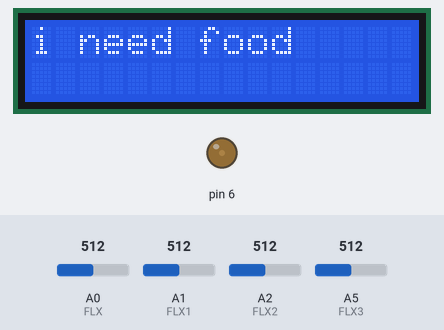
Simulated run of this sketch. Board: Arduino Uno, built with avr-gcc and run on an emulated ATmega328P. Shown: 16×2 character LCD, output pins drawn as LEDs (lit = HIGH). The test bench sets the inputs (shaded band); at power-on: A0 (FLX) = 512, A1 (FLX1) = 512, A2 (FLX2) = 512, A5 (FLX3) = 512. What the sketch prints to the serial monitor is not drawn.

Above: at 2.2 s.
2.3 s: A0 (FLX) set to 23
9.0 s: A0 (FLX) set to 19
At 13.6 s:
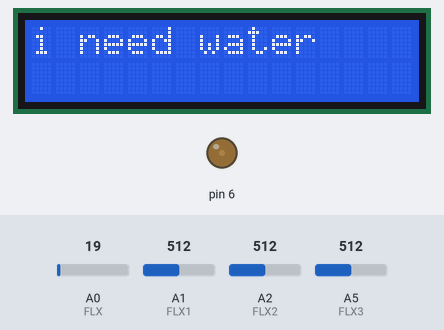
15.7 s: A1 (FLX1) set to 22
22.4 s: A1 (FLX1) set to 18
At 25.5 s:
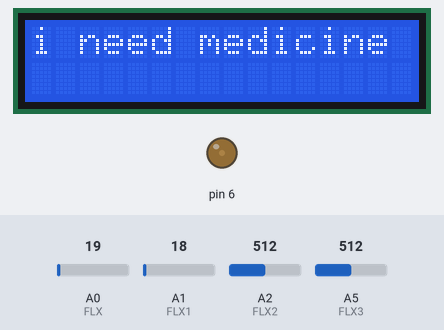
29.1 s: A2 (FLX2) set to 22
35.8 s: A2 (FLX2) set to 18
At 37.7 s:
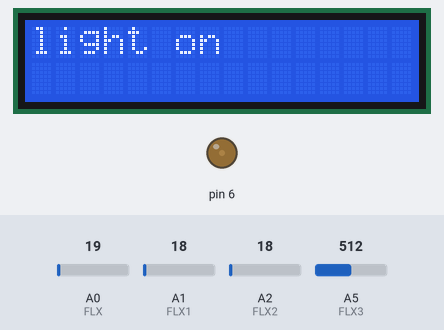
Timing chart, 0 to 39.2 s (numbered marks = the images above; inputs shaded):
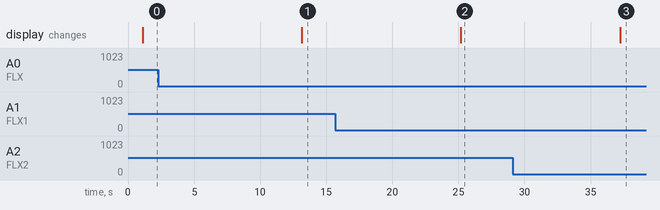

The sketch:

FINAL_PROGRAM.ino
```cpp
#include <SoftwareSerial.h>
#include <LiquidCrystal.h>
int Contrast=30;
const int rs = 12, en = 11, d4 = 5, d5 = 4, d6 = 3, d7 = 2;
LiquidCrystal lcd(rs, en, d4, d5, d6, d7);
#define RX 10 //tx of blu
#define TX 9 //rx of blu
SoftwareSerial BluetoothSerial(RX,TX);


#define FLX A0
#define FLX1 A1
#define FLX2 A2
#define FLX3 A5


int a,b,c,d;
void setup() {
// put your setup code here, to run once:
analogWrite(6,Contrast);
Serial.begin(9600);
BluetoothSerial.begin(9600);
lcd.begin(16, 2);
lcd.print("device is ready");
delay(1000);
pinMode(FLX,INPUT);
pinMode(FLX1,INPUT);
pinMode(FLX2,INPUT);
pinMode(FLX3,INPUT);
BluetoothSerial.println("device is ready");
lcd.print("device is ready ");


}
void loop() {
// put your main code here, to run repeatedly:
a=analogRead(FLX);
b=analogRead(FLX1);
c=analogRead(FLX2);
d=analogRead(FLX3);
Serial.print("a");
Serial.print(a);
Serial.print(" b");
Serial.print(b);
Serial.print(" c");
Serial.print(c);
Serial.print(" d");
Serial.println(d);

if(a>20)
{
    BluetoothSerial.println("i need food");
lcd.clear();
lcd.print("i need food");
delay(3000);
}
else if(b>20)
{
    BluetoothSerial.println("i need water");
lcd.clear();
lcd.print("i need water");
delay(3000);
}
else if(c>20)
{
    BluetoothSerial.println("i need medicine");
lcd.clear();
lcd.print("i need medicine");

}


else if( d>127)
{
  BluetoothSerial.println("light on");
lcd.clear();
lcd.print("light on");

}
else if(a>40 && b>20)
{

lcd.clear();
lcd.print("fan off");
delay(3000);
}

delay(3000);
// delay(1000);
}
```

Measured:
- the behaviour switches between 21 and 20 on A0 (FLX) (found by bisection; images 0 and 1)
- the behaviour switches between 21 and 20 on A1 (FLX1) (found by bisection; images 1 and 2)
- the behaviour switches between 21 and 20 on A2 (FLX2) (found by bisection; images 2 and 3)
- after the input at 2.3 s, every drawn part: stays the same
- after the input at 9.0 s, the display: changes after 4.1 s (image 1)
- after the input at 15.7 s, every drawn part: stays the same
- after the input at 22.4 s, the display: changes after 2.8 s (image 2)
- after the input at 29.1 s, every drawn part: stays the same
- after the input at 35.8 s, the display: changes after 1.5 s (image 3)
